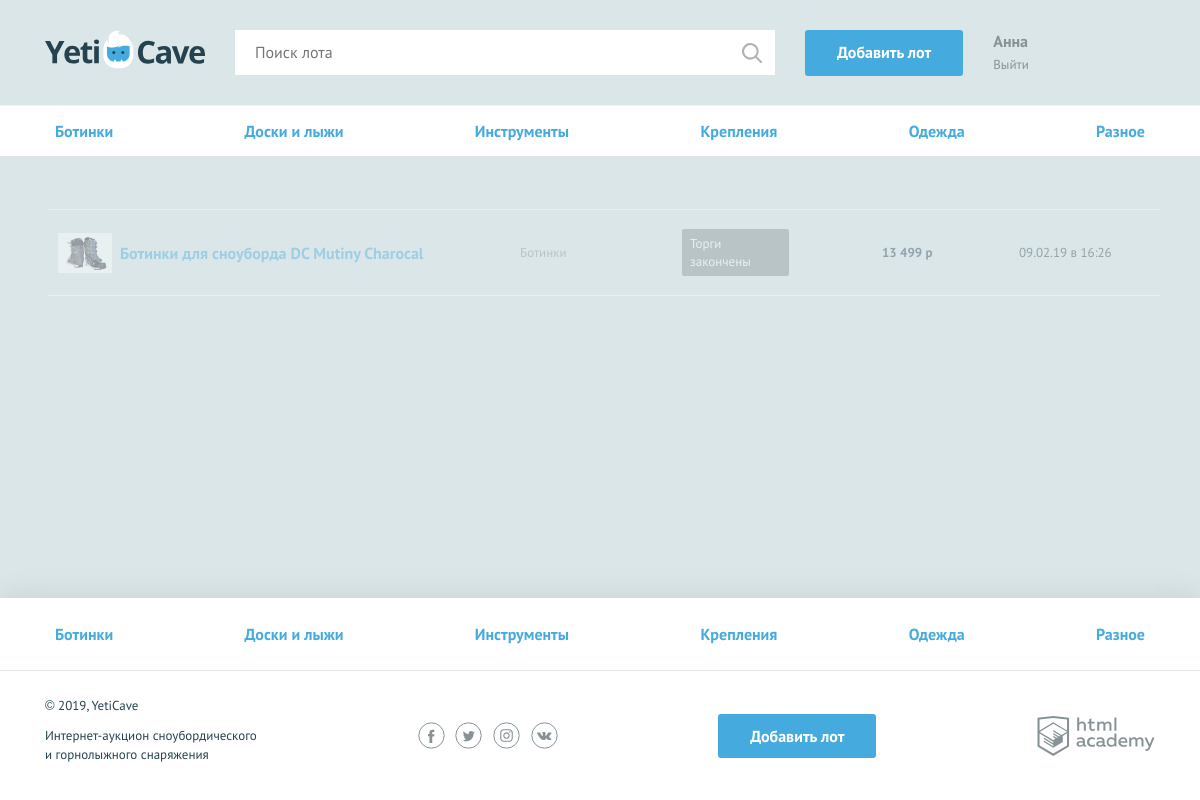
Page /my-lots.php (signed in) on the committed database.
### tables this page shows
CREATE TABLE categories (
  id INT AUTO_INCREMENT PRIMARY KEY,
  name CHAR(255) NOT NULL UNIQUE
);

CREATE TABLE lots (
  id INT AUTO_INCREMENT PRIMARY KEY,
  date_add TIMESTAMP DEFAULT CURRENT_TIMESTAMP,
  name char(255)  NOT NULL,
  description TEXT,
  img_url CHAR(255),
  start_price INT NOT NULL,
  date_end TIMESTAMP,
  step INT NOT NULL,
  user_author_id INT NOT NULL,
  user_victor_id INT,
  category_id INT NOT NULL
);

### functions.php (called while the page is built, shortened)
<?php
function include_template($name, $data) {
    $name = 'templates/' . $name;
    extract($data);
    require $name;
    $result = ob_get_clean();
    return $result;
}
function convert_text($str) {
	$text = htmlspecialchars($str);
	return $text;
}
function rate_time($str) {
    $ts_lot = strtotime($str);
    $secs_passed = strtotime('now') - $ts_lot;
    $days = floor($secs_passed / 86400);
    if ($days == 0) {
        $hours = floor($secs_passed / 3600);
        if ($hours > 0) {
            $result = $hours . ' часов назад';
            if (((($hours % 10) == 1 )&&($hours != 11 ))||($hours == 21)) {
                $result = $hours . ' час назад';
            } else if ((($hours > 1 )&&($hours < 5))||(( $hours >= 22)&&( $hours <=23 ))){
                $result = $hours . ' часа назад';
            } else if (($hours >= 5)&&($hours < 21)){
                $result = $hours . ' часов назад';
            }
        } else {
            $minutes = floor(($secs_passed % 3600)/60);
            if ((($minutes % 10) == 1)&&($minutes != 11)) {
                $result = $minutes . ' минуту назад';
            } else {
                $result = $minutes . ' минут назад';
            }
        }
    } else {
        $result = date_format(date_create($str), "d.m.y в H:i");
    }
    return $result;
}
?>

### templates/my-lots.php (the view, shortened to what this page needs)
<main>
  <nav class="nav">
    <ul class="nav__list container">
      <?php foreach ($categories as $item): ?>
        <li class="nav__item">
          <a href="all-lots.php?category=<?=convert_text($item['id'])?>"><?=$item['name'];?></a>
        </li>
      <?php endforeach; ?>
    </ul>
  </nav>
  <section class="rates container">
    <table class="rates__list">
      <?php foreach ($rates as $item): ?>
          <?php $value = '';
                $classname_item = "";
                $classname_timer = "";
          if (seconds_free($item['date_end'])) {
              $classname_item = "";
              $value = seconds_free($item['date_end']);
              $classname_timer = "timer--finishing";
          } else if (($user_id === $item['victor'])) {
              $classname_item = "rates__item--win";
              $value = "Ставка победила";
              $classname_timer = "timer--win";
              $contacts='<p> Контакты: '.$item['contacts'].'</p>';
          } else {
              $classname_item = "rates__item--end";
              $value = "Торги закончены";
              $classname_timer = "timer--end";
          };?>
        <tr class="rates__item <?=$classname_item ?>">
          <td class="rates__info">
            <div class="rates__img">
              <img src="<?=$item['url']?>" width="54" height="40" alt="">
            </div>
            <div>
              <h3 class="rates__title"><a href="lot.php?id=<?=$item['lot_id']?>"><?=$item['lot_name']?></a></h3>
            </div>
          </td>
          <td class="rates__category">
            <?=$item['category']?>
          </td>
          <td class="rates__timer">
            <div class="timer <?=$classname_timer ?>"><?=$value?></div>
          </td>
          <td class="rates__price">
            <?=number_format($item['summ'],0,'',' ').' р' ?>
          </td>
          <td class="rates__time">
            <?=rate_time($item['date_add'])?>
          </td>
        </tr>
      <?php endforeach; ?>
    </table>
  </section>
</main>

### templates/layout.php (shortened to what this page needs)
<!DOCTYPE html>
<html lang="ru">
<head>
    <link href="css/normalize.min.css" rel="stylesheet">
    <link href="css/style.css" rel="stylesheet">
</head>
<body>
<div class="page-wrapper">
<header class="main-header">
    <div class="main-header__container container">
        <a class="main-header__logo" href="index.php">
            <img src="img/logo.svg" width="160" height="39" alt="Логотип компании YetiCave">
        </a>
        <form class="main-header__search" method="get" action="https://echo.htmlacademy.ru">
            <input type="search" name="search" placeholder="Поиск лота">
            <input class="main-header__search-btn" type="submit" name="find" value="Найти">
        </form>
        <?php $classname = ($is_auth === 1) ? "" : "visually-hidden";?>
        <a class="main-header__add-lot button <?=$classname ?>" href="add.php">Добавить лот</a>
        <nav class="user-menu">
          <?php  if ($is_auth === 1 ):  ?>
          <div class="user-menu__logged">
            <p><?=$user_name; ?></p>
            <a href="logout.php">Выйти</a>
          </div>
          <?php  endif; ?>
        </nav>
    </div>
</header>
<?=$content;?>
</div>
<footer class="main-footer">
    <nav class="nav">
        <ul class="nav__list container">
            <?php foreach ($categories as $item): ?>
              <li class="nav__item">
                <a href="all-lots.php?category=<?=convert_text($item['id'])?>"><?=$item['name'];?></a>
              </li>
            <?php endforeach; ?>
        </ul>
    </nav>
    <div class="main-footer__bottom container">
        <div class="main-footer__copyright">
            <p>© 2019, YetiCave</p>
            <p>Интернет-аукцион сноубордического и горнолыжного снаряжения</p>
        </div>
        <div class="main-footer__social social">
            <a class="social__link social__link--facebook" href="#">
            </a>
            <a class="social__link social__link--twitter" href="#">
            </a>
            <a class="social__link social__link--instagram" href="#">
            </a>
            <a class="social__link social__link--vkontakte" href="#">
            </a>
        </div>
        <?php $classname = ($is_auth === 1) ? "" : "visually-hidden";?>
        <a class="main-footer__add-lot button <?=$classname ?>" href="add.php">Добавить лот</a>
        <div class="main-footer__developed-by">
            <a class="logo-academy" href="https://htmlacademy.ru/intensive/php">
            </a>
        </div>
    </div>
</footer>
</body>
</html>

### rows in the picture
categories: name "Ботинки"
categories: name "Доски и лыжи"
categories: name "Инструменты"
categories: name "Крепления"
categories: name "Одежда"
categories: name "Разное"
lots: img_url (picture), name "Ботинки для сноуборда DC Mutiny Charocal", category.name "Ботинки", user_victor "Торги закончены", summ "13 499", date_add "09.02.19 в 16:26"

### other values in the picture
$user_name "Анна"
